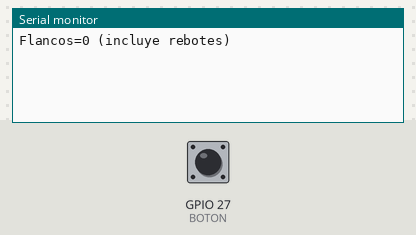
This sketch was run on a simulated ESP32. Parts: the last lines printed to the serial monitor. The inputs (shaded band) are chosen by the test bench; at power-on: GPIO 27 (BOTON) HIGH.

Above: at 1.2 s.
1.3 s: GPIO 27 (BOTON) pulled LOW for 0.15 s
At 2.7 s:
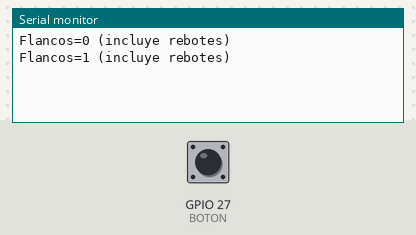
2.9 s: GPIO 27 (BOTON) pulled LOW for 1 s
At 3.8 s:
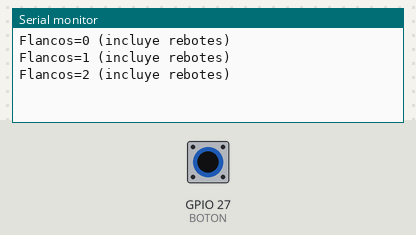
5.4 s: GPIO 27 (BOTON) pulled LOW for 0.15 s
At 6.5 s:
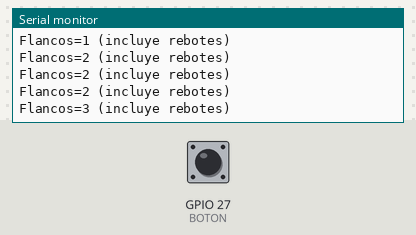
Timing chart, 0 to 8.4 s (numbered marks = the images above; inputs shaded):
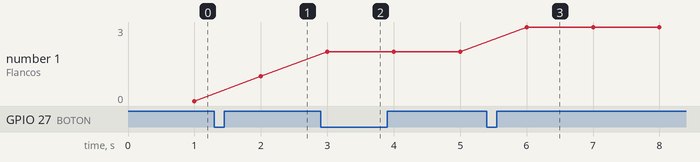

The sketch:

interrupcion.ino
```cpp
#include <Arduino.h>
const uint8_t BOTON = 27;
portMUX_TYPE mux = portMUX_INITIALIZER_UNLOCKED;
volatile uint32_t flancos = 0;
uint32_t ultimo = 0;
void ARDUINO_ISR_ATTR alPulsar() {
  portENTER_CRITICAL_ISR(&mux);
  flancos++;
  portEXIT_CRITICAL_ISR(&mux);
}
void setup() {
  Serial.begin(115200);
  pinMode(BOTON, INPUT_PULLUP);
  attachInterrupt(BOTON, alPulsar, FALLING);
}
void loop() {
  if (millis() - ultimo >= 1000) {
    ultimo = millis();
    portENTER_CRITICAL(&mux);
    uint32_t copia = flancos;
    portEXIT_CRITICAL(&mux);
    Serial.printf("Flancos=%u (incluye rebotes)\n", copia);
  }
}
```

Measured:
- after the input at 1.3 s, the serial monitor: prints a new line after 0.70 s (image 1)
- after the input at 2.9 s, the serial monitor: prints a new line after 0.10 s (image 2)
- after the input at 5.4 s, the serial monitor: prints a new line after 0.60 s (image 3)
- plotted number 1: 0 → 1 after the input at 1.3 s, 1 → 2 after the input at 2.9 s, 2 → 3 after the input at 5.4 s
